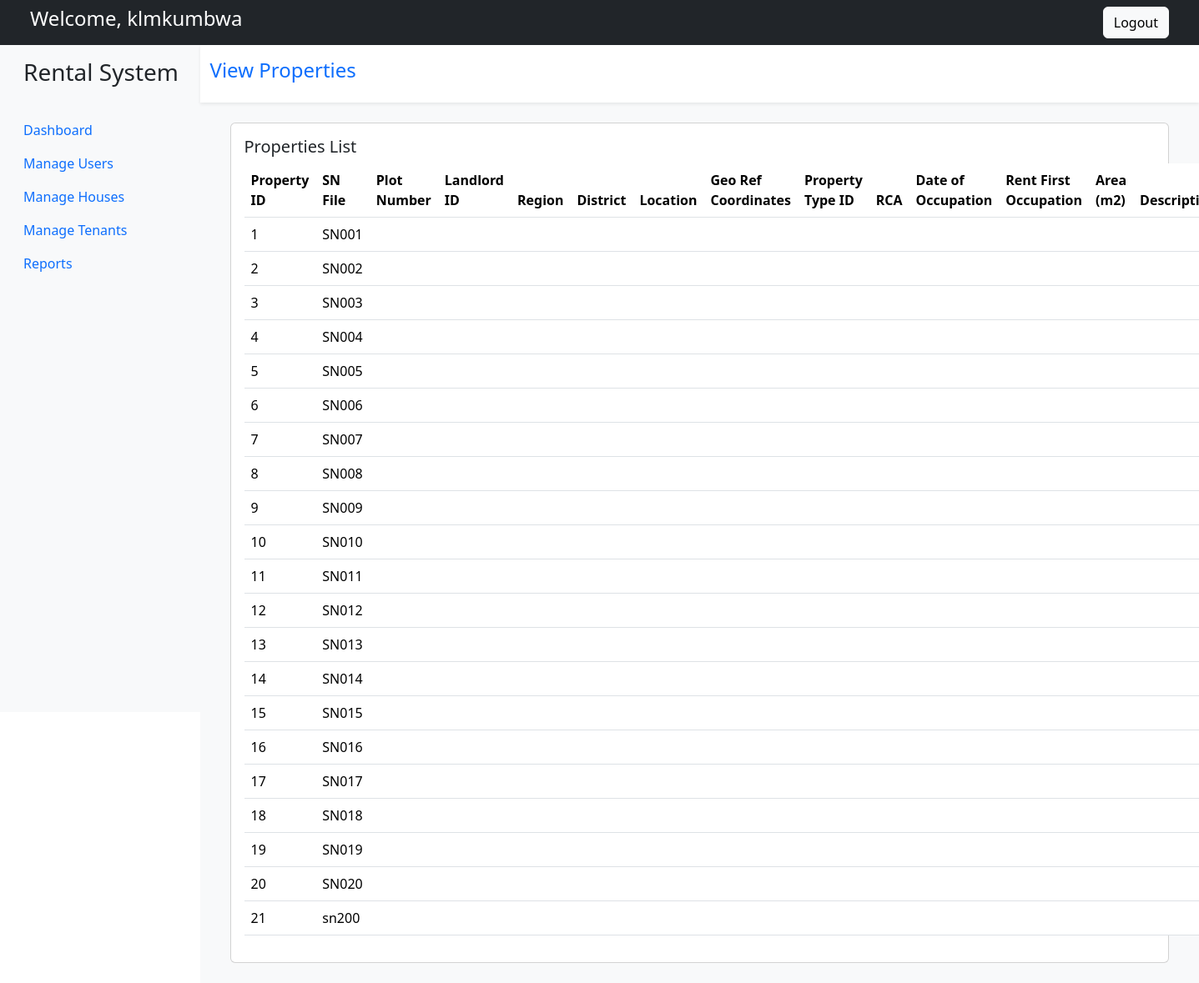
/demos/view_propertiess.php (signed in), run on the app's committed database.
### tables this page shows
CREATE TABLE IF NOT EXISTS `properties` (
  `property_id` int(11) NOT NULL AUTO_INCREMENT,
  `sn_file` varchar(255) DEFAULT NULL,
  `plot_number` varchar(255) DEFAULT NULL,
  `landlord_id` int(11) DEFAULT NULL,
  `region` varchar(255) DEFAULT NULL,
  `district` varchar(255) DEFAULT NULL,
  `location` varchar(255) DEFAULT NULL,
  `geo_ref_coordinates` varchar(255) DEFAULT NULL,
  `property_type_id` int(11) DEFAULT NULL,
  `rca` varchar(255) DEFAULT NULL,
  `date_of_occupation` date DEFAULT NULL,
  `rent_first_occupation` decimal(10,2) DEFAULT NULL,
  `area_m2` decimal(10,2) DEFAULT NULL,
  `description` text,
  PRIMARY KEY (`property_id`),
  KEY `landlord_id` (`landlord_id`),
  KEY `property_type_id` (`property_type_id`)
);

### demos/view_propertiess.php (the view, shortened to what this page needs)
<?php
include('db_connection.php');
$username = $_SESSION['username'];
?>
<!DOCTYPE html>
<html lang="en">
<head>
    <link href="assets/bootstrap/css/bootstrap.min.css" rel="stylesheet">
</head>
<body>
<div class="container-fluid">
    <div class="row bg-dark text-white py-2">
        <div class="col-md-6">
            <h4 class="ms-4">Welcome, <?= htmlspecialchars($username); ?></h4>
        </div>
        <div class="col-md-6 text-end">
            <a href="logout.php" class="btn btn-light me-4">Logout</a>
        </div>
    </div>
    <div class="row">
        <nav id="sidebar" class="col-md-2 bg-light vh-100 d-md-block sidebar">
            <div class="d-flex flex-column align-items-start py-3">
                <h3 class="ms-3">Rental System</h3>
                <ul class="nav flex-column w-100 mt-4">
                    <li class="nav-item">
                        <a class="nav-link active" href="homepage.php">
                            <i class="fas fa-tachometer-alt"></i> Dashboard
                        </a>
                    </li>
                    <li class="nav-item">
                        <a class="nav-link" href="manage_users.php">
                            <i class="fas fa-users"></i> Manage Users
                        </a>
                    </li>
                    <li class="nav-item">
                        <a class="nav-link" href="manage_houses.php">
                            <i class="fas fa-home"></i> Manage Houses
                        </a>
                    </li>
                    <li class="nav-item">
                        <a class="nav-link" href="manage_tenants.php">
                            <i class="fas fa-user"></i> Manage Tenants
                        </a>
                    </li>
                    <li class="nav-item">
                        <a class="nav-link" href="reports.php">
                            <i class="fas fa-chart-line"></i> Reports
                        </a>
                    </li>
                </ul>
            </div>
        </nav>
        <main class="col-md-10 bg-light">
            <div class="row bg-white py-3 shadow-sm">
                <div class="col">
                    <h4 class="text-primary">View Properties</h4>
                </div>
            </div>
            <div class="row p-4">
                <div class="col-md-12">
                    <div class="card">
                        <div class="card-body">
                            <h5 class="card-title">Properties List</h5>
                            <table class="table">
                                <thead>
                                    <tr>
                                        <th>Property ID</th>
                                        <th>SN File</th>
                                        <th>Plot Number</th>
                                        <th>Landlord ID</th>
                                        <th>Region</th>
                                        <th>District</th>
                                        <th>Location</th>
                                        <th>Geo Ref Coordinates</th>
                                        <th>Property Type ID</th>
                                        <th>RCA</th>
                                        <th>Date of Occupation</th>
                                        <th>Rent First Occupation</th>
                                        <th>Area (m2)</th>
                                        <th>Description</th>
                                    </tr>
                                </thead>
                                <tbody>
                                    <?php
                                    $sql = "SELECT * FROM PROPERTies";
                                    $result = $conn->query($sql);
                                    if ($result->num_rows > 0) {
                                        while($row = $result->fetch_assoc()) {
                                            echo "<tr><td>" . $row["property_id"]. "</td><td>" . $row["sn_file"]. "</td><td>" . $row["Plot_number"]. "</td><td>" . $row["Landlord_id"]. "</td><td>" . $row["Region"]. "</td><td>" . $row["District"]. "</td><td>" . $row["Location"]. "</td><td>" . $row["Geo_ref_coordinates"]. "</td><td>" . $row["Property_type_id"]. "</td><td>" . $row["RCA"]. "</td><td>" . $row["Date_of_occupation"]. "</td><td>" . $row["Rent_first_occupation"]. "</td><td>" . $row["Area_m2"]. "</td><td>" . $row["Description"]. "</td></tr>";
                                        }
                                    } else {
                                        echo "<tr><td colspan='14'>0 results</td></tr>";
                                    }
                                    ?>
                                </tbody>
                            </table>
                        </div>
                    </div>
                </div>
            </div>
        </main>
    </div>
</div>
</body>
</html>

### data on the page
properties: property_id "1", sn_file "SN001"
properties: property_id "2", sn_file "SN002"
properties: property_id "3", sn_file "SN003"
properties: property_id "4", sn_file "SN004"
properties: property_id "5", sn_file "SN005"
properties: property_id "6", sn_file "SN006"
properties: property_id "7", sn_file "SN007"
properties: property_id "8", sn_file "SN008"
properties: property_id "9", sn_file "SN009"
properties: property_id "10", sn_file "SN010"
properties: property_id "11", sn_file "SN011"
properties: property_id "12", sn_file "SN012"
properties: property_id "13", sn_file "SN013"
properties: property_id "14", sn_file "SN014"
properties: property_id "15", sn_file "SN015"
properties: property_id "16", sn_file "SN016"
properties: property_id "17", sn_file "SN017"
properties: property_id "18", sn_file "SN018"
properties: property_id "19", sn_file "SN019"
properties: property_id "20", sn_file "SN020"
properties: property_id "21", sn_file "sn200"

### other printed values
$username "klmkumbwa"
